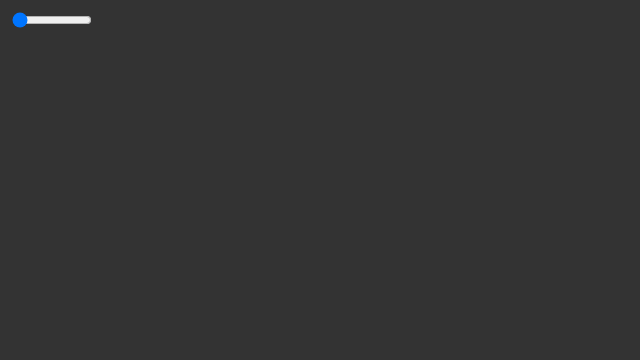
Frame 1 (no input)
Frame 60 (no input): identical to frame 1, image omitted
Frame 120 (the mouse pressed at the canvas centre since frame 60): identical to frame 1, image omitted

The p5.js sketch that drew this single still picture (run headless with seeded random() and noise() and a simulated clock; from frame 60 on, the mouse is pressed at the canvas centre):

// p5.js sketch
// ── sketch.js
// if (module.hot) {
// 	module.hot.dispose(function() {
// 		// module is about to be replaced
// 	});
// 	module.hot.accept(function() {
// 		// module or one of its dependencies was just updated
// 	});
// }

// Daniel Shiffman
// https://www.kadenze.com/courses/the-nature-of-code
// http://natureofcode.com/
// Session 1: Random Walker

let walkers = [];
let slider;
let accSliderX;
let accSliderY;
let button;
let shouldStart = false;
function setup() {
	createCanvas(640, 360);
	// Make a Walker object
	slider = createSlider(0, 3000, 1);
	slider.position(10, 10);
	slider.style("width", "80px");

	// accSliderX = createSlider(-1, 1, 0);
	// accSliderX.position(20, 40);
	// accSliderY = createSlider(-1, 1, 0);
	// accSliderY.position(20, 80);
	button = createButton("start");
	button.mousePressed(() => (shouldStart = true));
	background(51);
}

function draw() {
	if (!shouldStart) return;
	let slideVal = slider.value();
	if (slideVal !== walkers.length) {
		const countDiv = document.querySelector("#count");
		countDiv.textContent = `Number of Particles: ${slideVal}`;
		clear();

		walkers = new Array(slideVal).fill(0).map((item, idx) => {
			return new Walker(1);
		});
	}
	background(51);

	// Update and display object
	walkers.forEach(walker => {
		walker.update();
		walker.display();
	});
}

function Walker(size) {
	// Start Walker in center
	this.pos = createVector(width / 2, height / 2);
	this.vel = createVector(0, 0);
	this.fillColor = color(random(0, 255), random(0, 150), random(0, 150));
	// this.fillColor = color(255);
	this.size = size || 10;

	this.update = function(accVec) {
		this.acc = createVector(random(-0.1, 0.1), random(-0.1, 0.1));

		this.vel.add(this.acc);
		this.pos.add(this.vel);
		this.size = this.size + random(-0.2, 0.2);
	};

	this.display = function() {
		// Draw Walker as circle
		stroke("rgba(0,255,0,0)");
		fill(this.fillColor);
		ellipse(this.pos.x, this.pos.y, this.size, this.size);
	};
}
